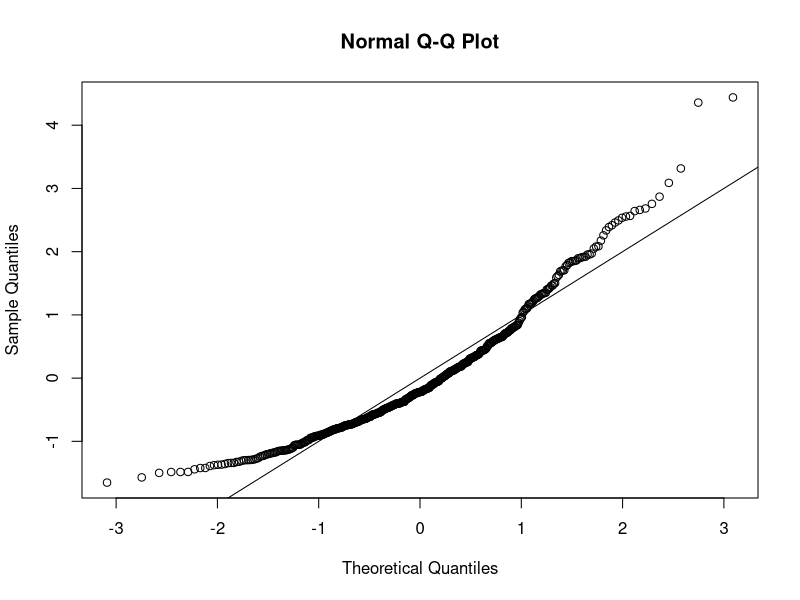
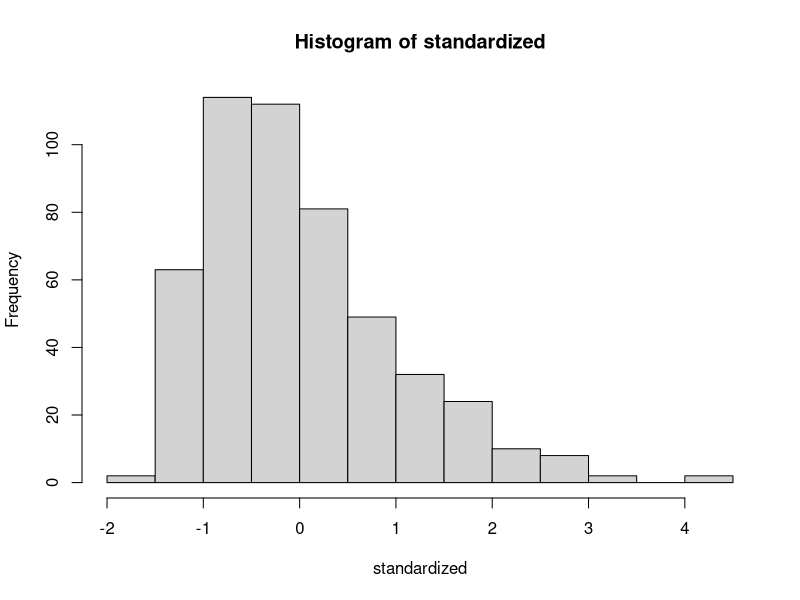
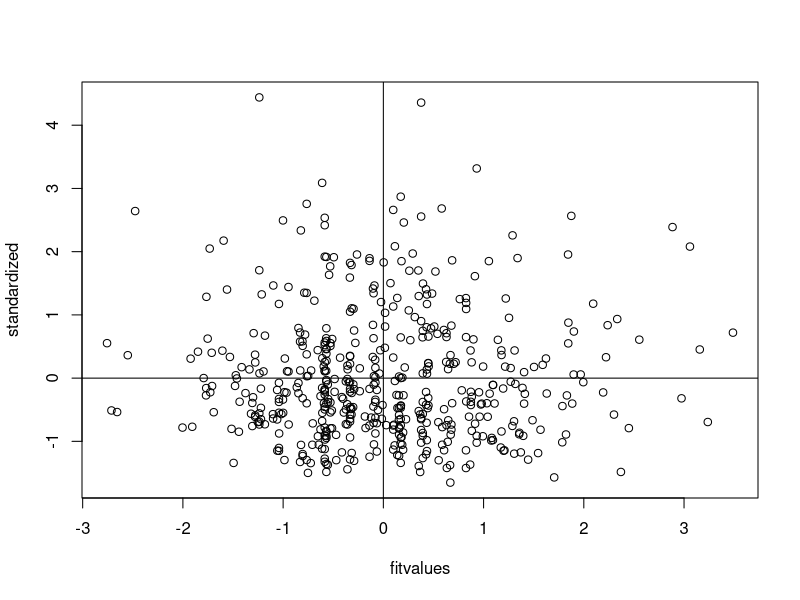

Source code (R) for these figures, in order: (Note: this script raises an error after producing the figures.)
setwd("E:/GA/Scales")
master = read.csv("Meaning_Scales_SatisfactionWithLife_RR_RN_Paper.csv")
summary(master)

####DATA SCREENING####

##Missing Data##
library(mice)
percentmiss = function(x){ sum(is.na(x))/length(x) *100 }

##Going by rows ONLY
notypos = master
missing = apply(notypos[ , 3:7], 1, percentmiss) 
table(missing)

##Replace only the data that you should
replacepeople = notypos[ missing <= 5 , ]  
dontpeople = notypos[ missing > 5 , ]

##Figure out the columns to exclude
apply(replacepeople, 2, percentmiss)
replacecolumn = replacepeople[ , -c(1,2,8)]
dontcolumn = replacepeople[ , c(1,2,8)]

nomiss = replacepeople

##Small note: When MICE is run on this project the YEAR column
##is moved from the last column to the thrid column.
##This trend is not observed with data that does not need
##to be MICE'd. All code exluding ID columns has been corrected
##for this. 
#~Hannah 

##Outliers##
##Mahal

mahal = mahalanobis(nomiss[ , -c(1,2,8)], 
                    colMeans(nomiss[ , -c(1,2,8)], na.rm = TRUE),
                    cov(nomiss[ , -c(1,2,8)], use="pairwise.complete.obs"))

summary(mahal)
cutoff = qchisq(.999,ncol(nomiss[ , -c(1,2,8)])) 
summary(mahal < cutoff)
noout = nomiss[ mahal < cutoff, ]

##Additivity: correlations
correlations = cor(noout[,-c(1,2,8)], use="pairwise.complete.obs")
symnum(correlations)

##Make the random stuff & exclude the ID columns 
random = rchisq(nrow(noout), 7)
fake = lm(random~., data=noout[ , -c(1,2,8)])

##Linearity plot
##Create the standardized residuals
standardized = rstudent(fake)
qqnorm(standardized)
abline(0,1)

##Multivariate normality
hist(standardized, breaks=15)

##Homogeneity and homoscedaticity
fitvalues = scale(fake$fitted.values)
plot(fitvalues, standardized) 
abline(0,0)
abline(v = 0)

##Scoring
SWLS <- rowSums(noout[, c(3:7)])
SWLS

##exclude paper people using noout dataset 
nooutnop = subset(noout, Source < 2)
nomissnop = subset(nomiss, Source < 2)

##overallmodel 
names(nomissnop)
library(lavaan)
overallmodel = '
SWLS =~ Q27_1 + Q27_2 + Q27_3 + Q27_4 + Q27_5
'
fit = cfa(overallmodel, 
          data = nomissnop, 
          meanstructure = TRUE)

summary(fit, 
        standardized = TRUE, 
        rsquare = TRUE, 
        fit.measure = TRUE)
fitMeasures(fit)
table(nomissnop$Source)

##subset for other two cfa
random = subset(nomissnop, Source == "1")
notrandom = subset(nomissnop, Source =="0")

##fit for random 
random.fit = cfa(overallmodel, 
                 data = random, 
                 meanstructure = TRUE)
summary(random.fit, 
        standardized = TRUE, 
        rsquare = TRUE, 
        fit.measure = TRUE)
fitMeasures(random.fit)

##fit for not random 
notrandom.fit = cfa(overallmodel, 
                    data = notrandom, 
                    meanstructure = TRUE)
summary(notrandom.fit, 
        standardized = TRUE, 
        rsquare = TRUE, 
        fit.measure = TRUE) 
fitMeasures(notrandom.fit)

##invariances 
library(semTools)
multisteps = measurementInvariance(overallmodel, 
                                   data = nomissnop, 
                                   group = 'Source', 
                                   strict = T)
fitmeasures(multisteps)
fitMeasures(multisteps$fit.configural)
fitMeasures(multisteps$fit.loadings)
fitMeasures(multisteps$fit.intercepts)
fitMeasures(multisteps$fit.residuals)
fitMeasures(multisteps$fit.means)
